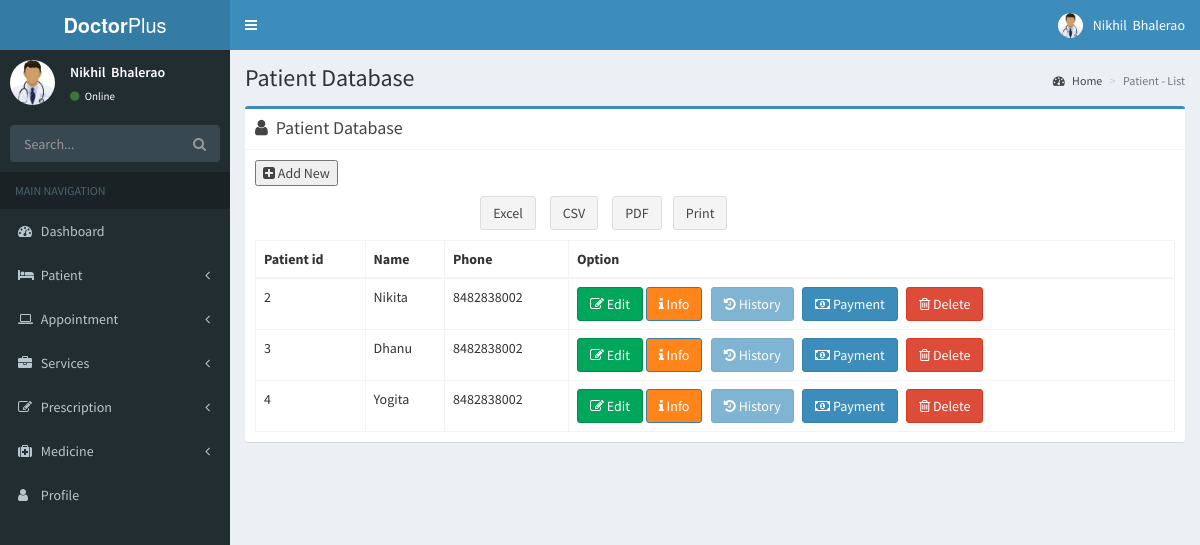
Screenshot of /dashboard/Patient/patientlist.php with the database file from the repository.
### tables this page shows
CREATE TABLE IF NOT EXISTS `patientregister` (
  `id` int(20) NOT NULL AUTO_INCREMENT,
  `doctor` varchar(30) NOT NULL,
  `name` varchar(25) NOT NULL,
  `email` varchar(35) NOT NULL,
  `password` varchar(20) NOT NULL,
  `address` varchar(50) NOT NULL,
  `phone` varchar(11) NOT NULL,
  `gender` varchar(100) NOT NULL,
  `birthdate` date NOT NULL,
  `bloodgroup` varchar(5) NOT NULL,
  `imageupload` varchar(20) NOT NULL,
  `status` enum('1','0') NOT NULL DEFAULT '1',
  PRIMARY KEY (`id`)
);

### dashboard/Patient/patientlist.php (the view, shortened to what this page needs)
<?php include"../Include/header.php";?>
<?php include"../Include/sidebar.php";?>
<?php
include("../inc/connect.php") ;
$query=mysqli_query($db_connect, "SELECT `id`,`name`,`phone` FROM patientregister")or die (mysql_error($db_connect));
$row1=mysql_fetch_all($query);
function mysql_fetch_all($query)
{
    $all = array();
    while ($all[] = mysqli_fetch_assoc($query)) {$temp=$all;}
    return $temp;
}
?>
<div class="content-wrapper">
    <section class="content-header">
      <h1>
        Patient Database
      </h1>
      <ol class="breadcrumb">
        <li><a href="#"><i class="fa fa-dashboard"></i> Home</a></li>
        <li class="active">Patient - List</li>
      </ol>
    </section>
    <section class="content">
      <div class="row">
  <div class="col-xs-12">
    <div class="box box-primary">
      <div class="box-header with-border ">
        <i class="fa fa-user"></i> <h3 class="box-title">Patient Database</h3>
      </div>
         <div class="box-header">
 <button class="popup" onclick="myFunction()" type="button" ><i class="fa fa-plus-square"></i> Add New<span class="popuptext" id="myPopup">Get full version at mayuri.infospace@gmail.com</span></button>
</div>
<td>
<a class="popup" onclick="myFunction()"> <button type="button" class="btn btn-default">Excel</button><span class="popuptext" id="myPopup">Get full version at mayuri.infospace@gmail.com</span></a>
</td>&nbsp;&nbsp;&nbsp;
<td>
<a class="popup" onclick="myFunction()"><button type="button" class="btn btn-default">CSV</button><span class="popuptext" id="myPopup">Get full version at mayuri.infospace@gmail.com</span></a>
</td>&nbsp;&nbsp;&nbsp;
<td>
<a class="popup" onclick="myFunction()"><button type="submit" class="btn btn-default">PDF</button><span class="popuptext" id="myPopup">Get full version at mayuri.infospace@gmail.com</span></a>
</td>&nbsp;&nbsp;
<td>
<button type="button" onclick="window.print();" class="btn btn-default">Print</button>
</td>
<div class="box-body">
<table id="example1" class="table table-bordered table-hover">
<thead>
 <tr>
<th>Patient id</th>
  <th>Name</th>
  <th>Phone</th>
  <th>Option</th>
</tr>
</thead>
<tbody>
<?php
     foreach ($row1 as $row)
      {
?> <tr>
<td><?php echo $row['id'];?></td>
<td><?php echo $row['name'];?></td>
<td><?php echo $row['phone'];?></td>
<td><a href="editpatient1.php?id=<?php echo $row['id']; ?>"><span class="btn btn-success bg-green"><i class="fa fa-edit"></i> Edit </span></a>
 <a href="info.php?id=<?php echo $row['id']; ?>"><span class="btn btn-primary bg-orange"><i class="fa fa-info"></i> Info</span>&nbsp;&nbsp;
  <a href="casehistory.php"> <span class="btn  btn-primary disabled"><i class="fa fa-history"></i> History</span>&nbsp;&nbsp;
  <a class="popup" onclick="myFunction()"><span class="btn btn-primary"><i class="fa fa-money"></i> Payment<span class="popuptext" id="myPopup">Get full version at mayuri.infospace@gmail.com</span></span></a>&nbsp;&nbsp;
  <a href="delete.php?id=<?php echo $row['id']; ?>"><span class="btn btn-danger"><i class="fa fa-trash-o"></i> Delete </span></a></td>
</tr>
<?php }  ?>
  </tbody>
</table>
</div>
        </div>
      </div>
      </div>
    </section>
  </div>
 <?php include"../Include/footer.php";?>

### dashboard/Include/header.php (shortened to what this page needs)
<?php include"../inc/connect.php";
 ?>
 <!DOCTYPE html>
<html>
<head>
  <link rel="stylesheet" href="../bower_components/bootstrap/dist/css/bootstrap.min.css">
  <link rel="stylesheet" href="../bower_components/font-awesome/css/font-awesome.min.css">
  <link rel="stylesheet" href="../bower_components/Ionicons/css/ionicons.min.css">
  <link rel="stylesheet" href="../bower_components/select2/dist/css/select2.min.css">
  <link rel="stylesheet" href="../dist/css/AdminLTE.min.css">
  <link rel="stylesheet" href="../dist/css/skins/_all-skins.min.css">
  <link rel="stylesheet" href="../bower_components/morris.js/morris.css">
  <link rel="stylesheet" href="../bower_components/jvectormap/jquery-jvectormap.css">
  <link rel="stylesheet" href="../bower_components/bootstrap-datepicker/dist/css/bootstrap-datepicker.min.css">
  <link rel="stylesheet" href="../bower_components/bootstrap-daterangepicker/daterangepicker.css">
  <link rel="stylesheet" href="../plugins/bootstrap-wysihtml5/bootstrap3-wysihtml5.min.css">
  <link rel="stylesheet" href="../bower_components/fullcalendar/dist/fullcalendar.min.css">
  <link rel="stylesheet" href="../bower_components/fullcalendar/dist/fullcalendar.print.min.css" media="print">
  <link rel="stylesheet" href="../bower_components/datatables.net-bs/css/dataTables.bootstrap.min.css">
  </head>
<body class="hold-transition skin-blue sidebar-mini">
<div class="wrapper">
  <header class="main-header">
    <a href="index.php" class="logo">
      <span class="logo-lg"><b>Doctor</b>Plus</span>
    </a>
    <nav class="navbar navbar-static-top">
      <a href="#" class="sidebar-toggle" data-toggle="push-menu" role="button">
      </a>
      <div class="navbar-custom-menu">
        <ul class="nav navbar-nav">
        <li class="dropdown user user-menu">
         <a href="#" class="dropdown-toggle" data-toggle="dropdown">
          <?php
$sql="SELECT * FROM login";
    $write =mysqli_query($db_connect, $sql) or die(mysql_error($db_connect));
     $row2=mysqli_fetch_array($write)or die (mysql_error($db_connect));
?>
              <img src="../../dashboard/Upload/Adminprofile/<?php echo $row2['profile'];?>" class="user-image" alt="User Image">
              <span class="hidden-xs"><?php echo $row2['fname'];?>&nbsp;
           <?php echo $row2['lname'];?></span>
            </a>
          </li>
        </ul>
      </div>
    </nav>
  </header>

### dashboard/Include/sidebar.php (shortened to what this page needs)
  <aside class="main-sidebar">
    <section class="sidebar">
      <div class="user-panel">
        <div class="pull-left image">
           <?php
$sql="SELECT * FROM login";
    $write =mysqli_query($db_connect, $sql) or die(mysql_error($db_connect));
     $row2=mysqli_fetch_array($write)or die (mysql_error($db_connect));
     ?>
          <img src="../../dashboard/Upload/Adminprofile/<?php echo $row2['profile'];?>" class="img-circle" alt="User Image">
        </div>
        <div class="pull-left info">
          <p><?php echo $row2['fname'];?>&nbsp;
           <?php echo $row2['lname'];?></p>
          <a href="#"><i class="fa fa-circle text-success"></i> Online</a>
        </div>
      </div>
      <form action="#" method="get" class="sidebar-form">
        <div class="input-group">
          <input type="text" name="q" class="form-control" placeholder="Search...">
          <span class="input-group-btn">
                <button type="submit" name="search" id="search-btn" class="btn btn-flat"><i class="fa fa-search"></i>
                </button>
              </span>
        </div>
      </form>
      <ul class="sidebar-menu" data-widget="tree">
        <li class="header">MAIN NAVIGATION</li>
        <li>
          <a href=".././Index/index.php">
            <i class="fa fa-dashboard"></i> <span>Dashboard</span>
         </a>
        </li>
       <li class="treeview">
          <a href="#">
            <i class="fa fa-bed"></i> <span>Patient</span>
            <span class="pull-right-container">
              <i class="fa fa-angle-left pull-right"></i>
            </span>
          </a>
        </li>
        <li class="treeview">
          <a href="#">
            <i class="fa fa-laptop"></i> <span>Appointment</span>
            <span class="pull-right-container">
              <i class="fa fa-angle-left pull-right"></i>
            </span>
          </a>
        </li>
         <li class="treeview">
          <a href="#">
            <i class="fa fa-briefcase"></i> <span>Services</span>
            <span class="pull-right-container">
              <i class="fa fa-angle-left pull-right"></i>
            </span>
          </a>
        </li>
        <li class="treeview">
          <a href="#">
            <i class="fa fa-edit"></i> <span>Prescription</span>
            <span class="pull-right-container">
              <i class="fa fa-angle-left pull-right"></i>
            </span>
          </a>
        </li>
         <li class="treeview">
          <a href="#">
            <i class="fa fa-medkit"></i> <span>Medicine</span>
            <span class="pull-right-container">
              <i class="fa fa-angle-left pull-right"></i>
            </span>
          </a>
        </li>
           <li>
          <a href="../Admin/index.php">
            <i class="fa fa-user"></i> <span>Profile</span>
         </a>
        </li>
        </ul>
    </section>
  </aside>

### dashboard/Include/header.php (style rules this page uses)
.popup { position: relative; display: inline-block; cursor: pointer; -webkit-user-select: none; -moz-user-select: none; -ms-user-select: none; user-select: none; }

### rows the page displays
patientregister: id "2", name "Nikita", phone "8482838002"
patientregister: id "3", name "Dhanu", phone "8482838002"
patientregister: id "4", name "Yogita", phone "8482838002"

### other values shown
$row2['fname'] "Nikhil"
$row2['lname'] "Bhalerao"
